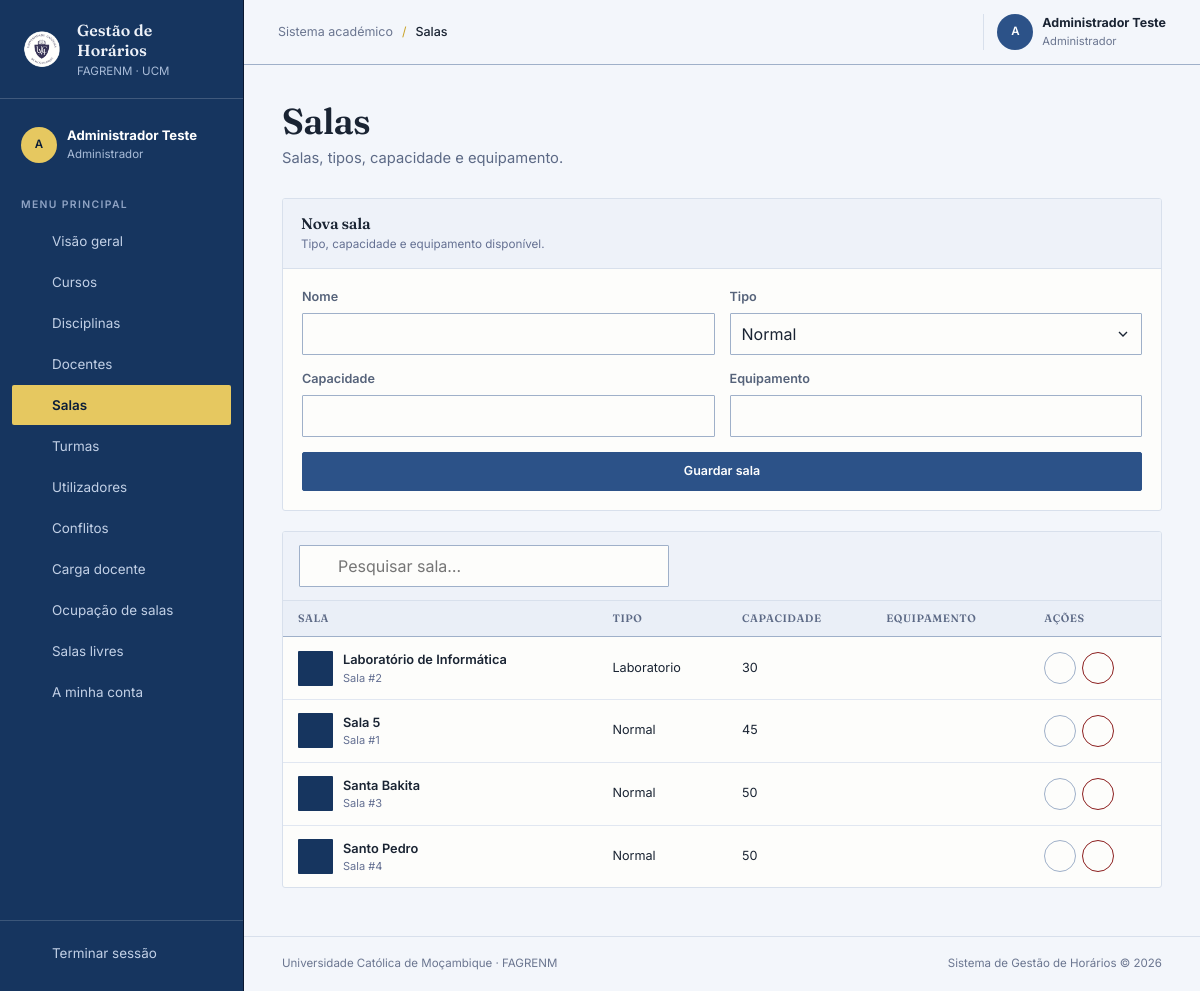
Page /admin/salas.php (signed in) on the committed database.
### tables this page shows
CREATE TABLE salas (
  id INT AUTO_INCREMENT PRIMARY KEY,
  nome VARCHAR(100) NOT NULL,
  tipo ENUM('Normal','Laboratorio','Auditorio') DEFAULT 'Normal',
  capacidade INT NOT NULL,
  equipamento VARCHAR(255)
);

### admin/salas.php (the view, shortened to what this page needs)
<?php
require_once __DIR__ . '/../includes/auth.php';
$erro = $ok = null; $editar = null;
$salas = $pdo->query("SELECT * FROM salas ORDER BY nome")->fetchAll();
require_once __DIR__ . '/../includes/header.php';
?>
<section class="card <?= $editar ? 'cartao--em-edicao' : '' ?>" style="margin-bottom:20px">
    <div class="card-header"><div><h2><?= $editar ? 'Editar sala' : 'Nova sala' ?></h2><p>Tipo, capacidade e equipamento disponível.</p></div></div>
    <div class="card-body">
        <form method="post" class="form-row">
            <div class="campo"><label>Nome</label>
                <input class="form-control" type="text" name="nome" required value="<?= htmlspecialchars($editar['nome'] ?? '') ?>"></div>
            <div class="campo"><label>Tipo</label>
                <select class="form-control form-select" name="tipo">
                    <?php foreach (['Normal','Laboratorio','Auditorio'] as $t): ?>
                    <option <?= (($editar['tipo'] ?? '') === $t) ? 'selected' : '' ?>><?= $t ?></option>
                    <?php endforeach; ?>
                </select></div>
            <div class="campo"><label>Capacidade</label>
                <input class="form-control" type="number" name="capacidade" min="1" required value="<?= $editar['capacidade'] ?? '' ?>"></div>
            <div class="campo"><label>Equipamento</label>
                <input class="form-control" type="text" name="equipamento" value="<?= htmlspecialchars($editar['equipamento'] ?? '') ?>"></div>
            <div class="campo" style="grid-column:1/-1">
                <button type="submit" class="btn btn-primary" style="width:auto;padding-inline:2rem"><?= $editar ? 'Atualizar' : 'Guardar sala' ?></button>
            </div>
        </form>
    </div>
</section>
<?php if (!$salas): ?>
    <div class="estado-vazio">
        <p><strong>Ainda não há salas cadastradas.</strong></p>
        <p>Usa o formulário acima para criar a primeira sala.</p>
    </div>
<?php else: ?>
<section class="card">
    <div class="toolbar">
        <div class="search-box"><?= icone('search', 18) ?><input type="search" placeholder="Pesquisar sala…" data-filtro-tabela="#tabela-salas"></div>
    </div>
    <div class="data-table-wrap">
        <table class="data-table" id="tabela-salas">
            <thead><tr><th>Sala</th><th>Tipo</th><th>Capacidade</th><th>Equipamento</th><th>Ações</th></tr></thead>
            <tbody>
            <?php foreach ($salas as $s): ?>
            <tr>
                <td><div class="cell-main"><span class="cell-icon"><?= icone('door', 16) ?></span><span><strong><?= htmlspecialchars($s['nome']) ?></strong><small>Sala #<?= $s['id'] ?></small></span></div></td>
                <td><?= htmlspecialchars($s['tipo']) ?></td>
                <td><?= $s['capacidade'] ?></td>
                <td><?= htmlspecialchars($s['equipamento'] ?? '') ?></td>
                <td>
                    <div class="actions">
                        <a class="btn btn-secondary btn-icon" title="Editar" href="?editar=<?= $s['id'] ?>"><?= icone('edit', 16) ?></a>
                        <form method="post" data-confirmar="Eliminar a sala &quot;<?= htmlspecialchars($s['nome']) ?>&quot;?" data-ajax-remover="tr">
                            <button type="submit" class="btn btn-danger btn-icon" title="Eliminar"><?= icone('trash', 16) ?></button>
                        </form>
                    </div>
                </td>
            </tr>
            <?php endforeach; ?>
            </tbody>
        </table>
    </div>
</section>
<?php endif; ?>
<?php require_once __DIR__ . '/../includes/footer.php'; ?>

### includes/icons.php (shortened to what this page needs)
<?php
function icone(string $nome, int $tamanho = 20): string
{
    $conteudo = $caminhos[$nome] ?? $caminhos['grid'];
    return '<svg class="icon" width="' . $tamanho . '" height="' . $tamanho . '" viewBox="0 0 24 24" fill="none" stroke="currentColor" stroke-width="1.8" stroke-linecap="round" stroke-linejoin="round" aria-hidden="true">' . $conteudo . '</svg>';
}

### assets/css/estilo.css (style rules this page uses)
:root { --ink: #1A2433; --ink-soft: #56637A; --petrol: #16355F; --petrol-dark: #0B1D38; --paper: #F3F6FB; --surface: #FDFDFB; --line: #D8E0EC; --line-dark: #9FB0C9; --cobalt: #2C5288; --orange: #C9A227; --yellow: #E6C860; --mint: #A8861D; --danger: #8C1F1F; --success: #1E5C36; --warning: #A8861D; --sidebar: 244px; }
* { box-sizing: border-box; }
html { font-size: 16px; }
body { margin: 0; min-width: 320px; color: var(--ink); background: var(--paper); font: 400 1rem/1.5 "Inter", sans-serif; }
button, input, select, textarea { font: inherit; }
a { color: inherit; text-decoration: none; }
.icon { display: block; flex: 0 0 auto; }
.nav-item.active .icon { color: var(--petrol-dark); }
.stat-card, .card { background: var(--surface); border: 1px solid var(--line); border-radius: 3px; }
.card { overflow: hidden; }
.card-header { min-height: 66px; padding: 15px 18px; display: flex; align-items: center; justify-content: space-between; gap: 16px; border-bottom: 1px solid var(--line); background: #EEF2F9; }
.card-header h2, .card-header h3 { margin: 0; font: 600 .96rem "Fraunces", serif; letter-spacing: -.01em; }
.card-header p { margin: 3px 0 0; color: #647092; font-size: .73rem; }
.card-body { padding: 19px; }
.btn { min-height: 39px; padding: 0 14px; display: inline-flex; align-items: center; justify-content: center; gap: 8px; color: var(--ink); background: var(--surface); border: 1px solid var(--ink); border-radius: 2px; font-size: .78rem; font-weight: 600; cursor: pointer; transition: transform .14s, background .14s, color .14s; }
.btn-primary { color: #fff; background: var(--cobalt); border-color: var(--cobalt); }
.btn-secondary, .btn--secundario { color: var(--ink); background: transparent; border-color: var(--line-dark); }
.btn-danger { color: var(--danger); background: transparent; border-color: var(--danger); }
.btn-icon { width: 32px; min-height: 32px; padding: 0; border-radius: 50%; }
.toolbar { padding: 13px 16px; display: flex; align-items: center; gap: 10px; background: #EEF2F9; border-bottom: 1px solid var(--line); }
.search-box { position: relative; flex: 1; max-width: 370px; }
.search-box .icon { position: absolute; left: 11px; top: 50%; transform: translateY(-50%); color: #6b7690; }
.search-box input, .form-control { width: 100%; min-height: 40px; padding: 8px 11px; color: var(--ink); background: var(--surface); border: 1px solid var(--line-dark); border-radius: 1px; outline: none; transition: box-shadow .15s; }
.search-box input { padding-left: 38px; }
.form-select { appearance: none; padding-right: 34px; }
.form-row, .form-linha { display: grid; grid-template-columns: repeat(2,minmax(0,1fr)); gap: 15px; }
.campo { display: flex; flex-direction: column; gap: 6px; }
.campo label { color: var(--ink-soft); font-size: .79rem; font-weight: 600; }
.data-table-wrap, .tabela-scroll { overflow-x: auto; }
.data-table, .tabela { width: 100%; border-collapse: collapse; white-space: nowrap; }
.data-table th, .tabela th { padding: 11px 15px; color: #5d6a86; background: #EAEFF7; border-bottom: 1px solid var(--line-dark); text-align: left; font: 600 .67rem "Fraunces", serif; letter-spacing: .05em; text-transform: uppercase; }
.data-table td, .tabela td { padding: 13px 15px; border-bottom: 1px solid #E1E7F1; font-size: .79rem; }
.data-table tr:last-child td, .tabela tr:last-child td { border-bottom: 0; }
.data-table tbody tr, .tabela tbody tr { transition: background .12s; }
.cell-main { display: flex; align-items: center; gap: 10px; }
.cell-icon { width: 35px; height: 35px; display: grid; place-items: center; flex: 0 0 auto; color: #fff; background: var(--petrol); border-radius: 1px; font: 600 .68rem "Fraunces", serif; }
.cell-main span { display: flex; flex-direction: column; }
.cell-main strong { font-size: .8rem; font-weight: 600; }
.cell-main small { color: #647092; font-size: .69rem; }
.actions, .acoes-tabela { display: flex; align-items: center; gap: 6px; }

### rows in the picture
salas: $tamanho 16 (drawn), nome "Laboratório de Informática", id "2", tipo "Laboratorio", capacidade "30"
salas: $tamanho 16 (drawn), nome "Sala 5", id "1", tipo "Normal", capacidade "45"
salas: $tamanho 16 (drawn), nome "Santa Bakita", id "3", tipo "Normal", capacidade "50"
salas: $tamanho 16 (drawn), nome "Santo Pedro", id "4", tipo "Normal", capacidade "50"

### other values in the picture
$iniciais "A"
$_SESSION['nome'] "Administrador Teste"
$perfilAtual "Administrador"
$rotulo "Visão geral"
$rotulo "Cursos"
$rotulo "Disciplinas"
$rotulo "Docentes"
$rotulo "Salas"
$rotulo "Turmas"
$rotulo "Utilizadores"
$rotulo "Conflitos"
$rotulo "Carga docente"
$rotulo "Ocupação de salas"
$rotulo "Salas livres"
$rotulo "A minha conta"
